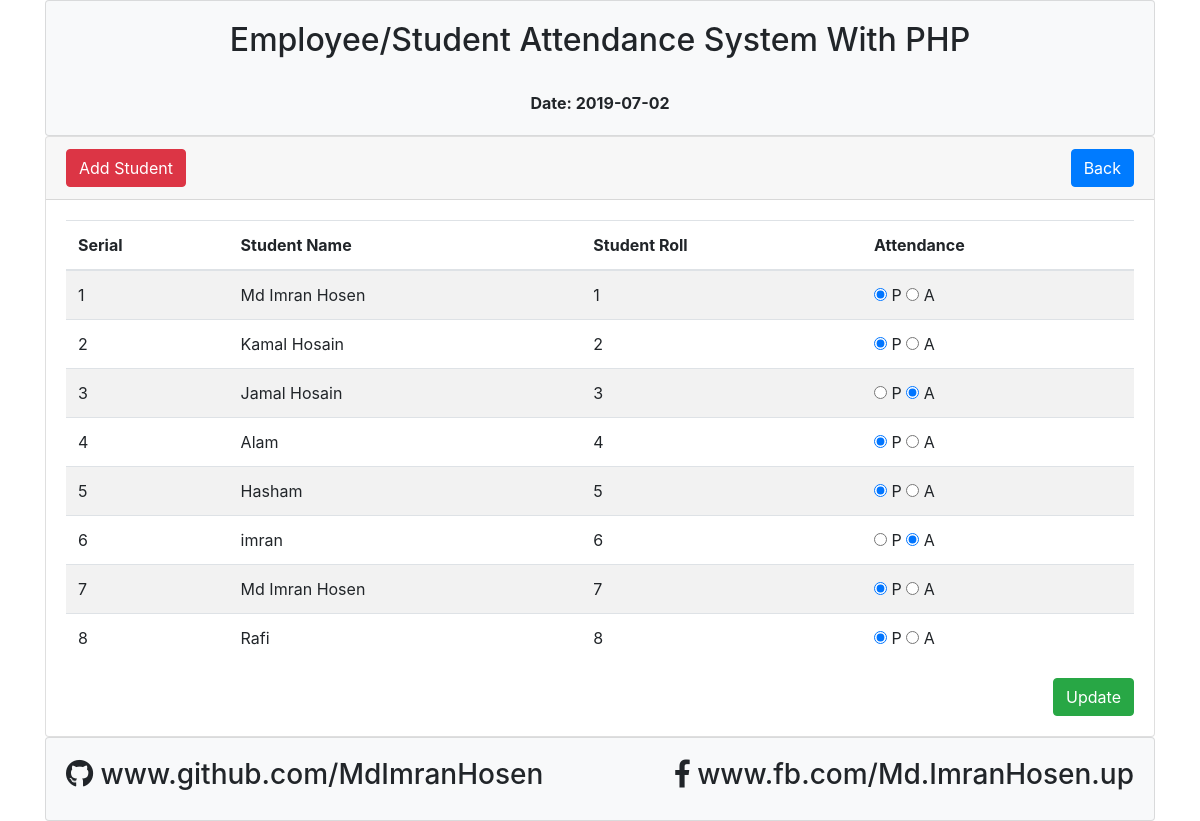
The app's page /student_view.php?dt=2019-07-02 with its own data.
### tables this page shows
CREATE TABLE `tbl_students` (
  `id` int(11) NOT NULL,
  `name` varchar(255) DEFAULT NULL,
  `roll_number` int(11) NOT NULL,
  `date_time` timestamp NOT NULL DEFAULT CURRENT_TIMESTAMP
);

CREATE TABLE `tbl_attendance` (
  `id` int(11) NOT NULL,
  `roll_number` int(11) DEFAULT NULL,
  `attend` varchar(255) DEFAULT NULL,
  `attend_time` date NOT NULL
);

### lib/Database.php (called while the page is built, shortened)
<?php
Class Database{
 public $host   = DB_HOST;
 public $user   = DB_USER;
 public $pass   = DB_PASS;
 public $dbname = DB_NAME;
 public $link;
private function connectDB(){
 $this->link = new mysqli($this->host, $this->user, $this->pass,
  $this->dbname);
 }
public function select($query){
  $result = $this->link->query($query) or
   die($this->link->error.__LINE__);
  if($result->num_rows > 0){
    return $result;
  } else {
    return false;
  }
 }
}

### classes/Student.php (called while the page is built, shortened)
<?php
$filepath = realpath(dirname(__FILE__));
  include_once ($filepath.'/../lib/Database.php');
class Student{
	private $db;
	public function __construct()
	{
		$this->db = new Database();
	}
  public function getStudentDataByDate($dt){
    $dt = mysqli_real_escape_string($this->db->link, $dt);
    $sql = "SELECT tbl_students.name,tbl_attendance.* FROM tbl_students INNER JOIN tbl_attendance ON tbl_students.roll_number = tbl_attendance.roll_number WHERE tbl_attendance.attend_time = '$dt'";
    $result = $this->db->select($sql);
    return $result;
  }
}

### student_view.php (the view, shortened to what this page needs)
<?php include "inc/header.php"; ?>
<div class="card">
  <div class="card-header">
    <a href="#" data-toggle="modal" data-target="#exampleModal" class="btn btn-danger">Add Student</a>
    <a href="date_view.php" class="btn btn-primary float-right">Back</a>
  </div>
  <div class="card-body">
    <form id="attend" action="" method="post">
    <table class="table table-striped">
      <thead>
        <tr>
        <th>Serial</th>
        <th>Student Name</th>
        <th>Student Roll</th>
        <th>Attendance</th>
      </tr>
      </thead>
      <tbody>
            <?php
                $get_student = $std->getStudentDataByDate($dt);
                if($get_student){
                  $i = 0;
                  while ($result = $get_student->fetch_assoc()) {
                   $i++;
            ?>
        <tr>
          <td><?php echo $i; ?></td>
          <td><?php echo $result['name']; ?></td>
          <td><?php echo $result['roll_number']; ?></td>
          <td>
            <input type="radio" name="attendace[<?php echo $result['roll_number']; ?>]" value="present" <?php if($result['attend'] == "present"){ echo "checked"; } ?> > P
            <input type="radio" name="attendace[<?php echo $result['roll_number']; ?>]" value="absent" <?php if($result['attend'] == "absent"){ echo "checked"; } ?> > A
          </td>
        </tr>
        <?php } }else{
          echo "No Data Avables";
        } ?>
      </tbody>
    </table>
     <button type="submit" name="attendUpdate" class="btn btn-success float-right">Update</button>
  </form>
  </div>
</div>
<?php  include "inc/footer.php"; ?>

### records on screen
tbl_students: name "Md Imran Hosen", tbl_attendance.roll_number "1"
tbl_attendance: attend "☑"
tbl_students: name "Kamal Hosain", tbl_attendance.roll_number "2"
tbl_attendance: attend "☑"
tbl_students: name "Jamal Hosain", tbl_attendance.roll_number "3"
tbl_attendance: attend "☑"
tbl_students: name "Alam", tbl_attendance.roll_number "4"
tbl_attendance: attend "☑"
tbl_students: name "Hasham", tbl_attendance.roll_number "5"
tbl_attendance: attend "☑"
tbl_students: name "imran", tbl_attendance.roll_number "6"
tbl_attendance: attend "☑"
tbl_students: name "Md Imran Hosen", tbl_attendance.roll_number "7"
tbl_attendance: attend "☑"
tbl_students: name "Rafi", tbl_attendance.roll_number "8"
tbl_attendance: attend "☑"

### other values on screen
$dt "2019-07-02"
